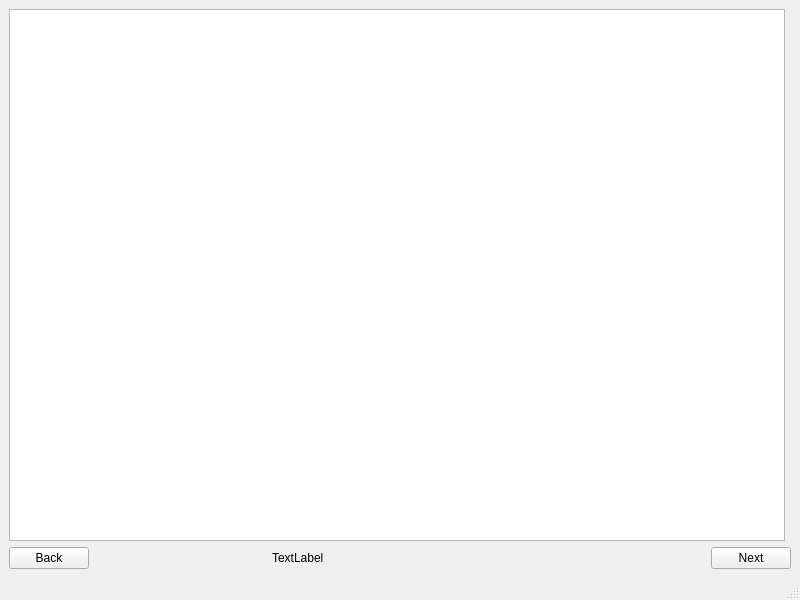
<?xml version="1.0" encoding="UTF-8"?>
<ui version="4.0">
 <class>RecipePageTypeTwo</class>
 <widget class="QMainWindow" name="RecipePageTypeTwo">
  <property name="geometry">
   <rect>
    <x>0</x>
    <y>0</y>
    <width>800</width>
    <height>600</height>
   </rect>
  </property>
  <property name="windowTitle">
   <string>MainWindow</string>
  </property>
  <widget class="QWidget" name="centralwidget">
   <layout class="QGridLayout" name="gridLayout">
    <item row="1" column="0" rowspan="2" colspan="2">
     <layout class="QHBoxLayout" name="buttonsLayout">
      <item alignment="Qt::AlignLeft">
       <widget class="QPushButton" name="backButton">
        <property name="text">
         <string>Back</string>
        </property>
       </widget>
      </item>
      <item>
       <widget class="QLabel" name="label">
        <property name="text">
         <string>TextLabel</string>
        </property>
       </widget>
      </item>
      <item alignment="Qt::AlignRight">
       <widget class="QPushButton" name="nextButton">
        <property name="text">
         <string>Next</string>
        </property>
       </widget>
      </item>
     </layout>
    </item>
    <item row="0" column="0">
     <widget class="QTextBrowser" name="recipeTextField"/>
    </item>
   </layout>
  </widget>
  <widget class="QMenuBar" name="menubar">
   <property name="geometry">
    <rect>
     <x>0</x>
     <y>0</y>
     <width>800</width>
     <height>21</height>
    </rect>
   </property>
  </widget>
  <widget class="QStatusBar" name="statusbar"/>
 </widget>
 <resources/>
 <connections/>
</ui>
